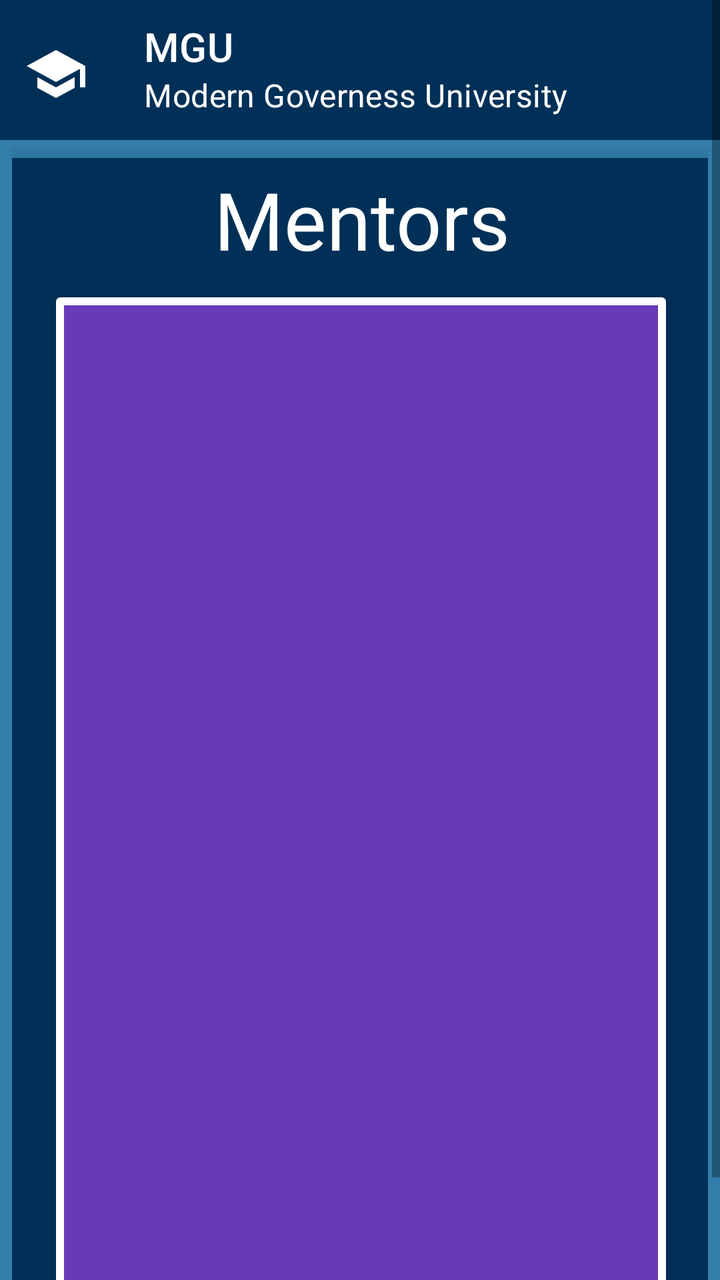
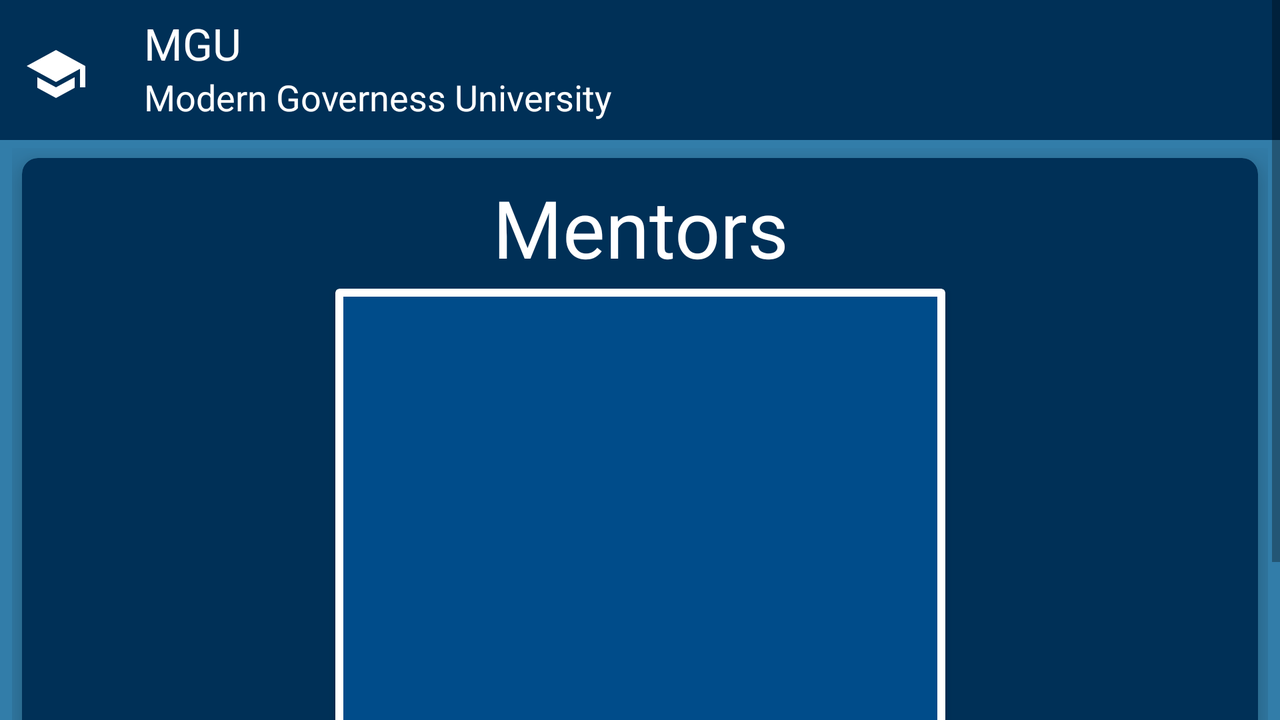

Two renders of one Android screen. The first uses the default layout on a phone; the second uses the alternative layout the repository ships for a different screen configuration, on a matching device. The two XML files are below.
<!-- AndroidManifest.xml: application theme Theme.MyGreatUniversity.NoActionBar -->
<!-- res/layout/activity_mentor_view.xml -->
<?xml version="1.0" encoding="utf-8"?>
<androidx.constraintlayout.widget.ConstraintLayout xmlns:android="http://schemas.android.com/apk/res/android"
    xmlns:app="http://schemas.android.com/apk/res-auto"
    xmlns:tools="http://schemas.android.com/tools"
    android:layout_width="match_parent"
    android:layout_height="match_parent"
    android:background="@color/WguLightBlue"
    tools:context=".UI.MentorView">

    <ScrollView
        android:layout_width="match_parent"
        android:layout_height="match_parent"
        app:layout_constraintBottom_toBottomOf="parent"
        app:layout_constraintEnd_toEndOf="parent"
        app:layout_constraintHorizontal_bias="0.0"
        app:layout_constraintStart_toStartOf="parent"
        app:layout_constraintTop_toTopOf="parent"
        app:layout_constraintVertical_bias="1.0">

        <LinearLayout
            android:layout_width="match_parent"
            android:layout_height="wrap_content"
            android:background="@color/WguLightBlue"
            android:orientation="vertical">

            <androidx.appcompat.widget.Toolbar
                android:id="@+id/toolbar"
                android:layout_width="match_parent"
                android:layout_height="wrap_content"
                android:background="?attr/colorPrimary"
                android:minHeight="70dp"
                android:paddingTop="2dp"
                android:paddingBottom="4dp"
                android:theme="@style/Theme.MyGreatUniversity.NoActionBar"
                app:navigationIcon="@drawable/toolbar_icon_medium"
                app:subtitle="@string/menubar_subtitle"
                app:subtitleTextColor="@color/White"
                app:title="MGU"
                app:titleTextColor="@color/White" />

            <androidx.constraintlayout.widget.ConstraintLayout
                android:layout_width="match_parent"
                android:layout_height="wrap_content"
                android:layout_marginLeft="6dp"
                android:layout_marginTop="4dp"
                android:layout_marginRight="6dp">

                <androidx.cardview.widget.CardView
                    android:layout_width="385dp"
                    android:layout_height="612dp"
                    android:layout_margin="5dp"
                    android:scrollbarAlwaysDrawVerticalTrack="true"
                    app:cardBackgroundColor="@color/WguBlue"
                    app:cardCornerRadius="8dp"
                    app:cardElevation="10dp"
                    app:layout_constraintBottom_toBottomOf="parent"
                    app:layout_constraintEnd_toEndOf="parent"
                    app:layout_constraintStart_toStartOf="parent"
                    app:layout_constraintTop_toTopOf="parent">

                    <androidx.constraintlayout.widget.ConstraintLayout
                        android:layout_width="match_parent"
                        android:layout_height="match_parent">

                        <TextView
                            android:id="@+id/term_header"
                            android:layout_width="wrap_content"
                            android:layout_height="wrap_content"
                            android:layout_marginTop="4dp"
                            android:fontFamily="@font/convergence"
                            android:text="@string/mentors"
                            android:textAlignment="center"
                            android:textColor="@color/White"
                            android:textSize="40sp"
                            android:typeface="normal"
                            app:layout_constraintEnd_toEndOf="parent"
                            app:layout_constraintStart_toStartOf="parent"
                            app:layout_constraintTop_toTopOf="parent" />

                        <androidx.constraintlayout.widget.ConstraintLayout
                            android:layout_width="385dp"
                            android:layout_height="550dp"
                            android:padding="4dp"
                            app:layout_constraintBottom_toBottomOf="parent"
                            app:layout_constraintEnd_toEndOf="parent"
                            app:layout_constraintStart_toStartOf="parent"
                            app:layout_constraintTop_toBottomOf="@+id/term_header">

                            <androidx.cardview.widget.CardView
                                android:layout_width="305dp"
                                android:layout_height="530dp"
                                app:layout_constraintBottom_toBottomOf="parent"
                                app:layout_constraintEnd_toEndOf="parent"
                                app:layout_constraintStart_toStartOf="parent"
                                app:layout_constraintTop_toTopOf="parent">

                                <androidx.recyclerview.widget.RecyclerView
                                    android:id="@+id/mentorListRecyclerView"
                                    android:layout_width="match_parent"
                                    android:layout_height="523dp"
                                    android:layout_margin="4dp"
                                    android:background="#673AB7"
                                    android:scrollbarAlwaysDrawVerticalTrack="true"
                                    android:scrollbars="vertical" />

                            </androidx.cardview.widget.CardView>
                        </androidx.constraintlayout.widget.ConstraintLayout>
                    </androidx.constraintlayout.widget.ConstraintLayout>

                </androidx.cardview.widget.CardView>
            </androidx.constraintlayout.widget.ConstraintLayout>

        </LinearLayout>


    </ScrollView>

</androidx.constraintlayout.widget.ConstraintLayout>
<!-- resources referenced by this layout -->
<resources>
  <color name="WguBlue">#003057</color>
  <color name="WguLightBlue">#327DA9</color>
  <color name="White">#FFF</color>
  <!-- drawable toolbar_icon_medium (drawable) -->
  <vector android:height="32dp" android:tint="#FFFFFF"
      android:viewportHeight="24" android:viewportWidth="24"
      android:width="32dp" xmlns:android="http://schemas.android.com/apk/res/android">
      <path android:fillColor="@android:color/white" android:pathData="M5,13.18v4L12,21l7,-3.82v-4L12,17l-7,-3.82zM12,3L1,9l11,6 9,-4.91V17h2V9L12,3z"/>
  </vector>
  <string name="mentors">Mentors</string>
  <string name="menubar_subtitle">Modern Governess University</string>
  <style name="Theme.MyGreatUniversity.NoActionBar" parent="Theme.MaterialComponents.DayNight.NoActionBar">
          
          <item name="colorPrimary">@color/WguBlue</item>
          <item name="colorPrimaryVariant">@color/WguBolderBlue</item>
          <item name="colorOnPrimary">@color/NeutralWhite</item>
          
          <item name="colorSecondary">@color/NeutralGray</item>
          <item name="colorSecondaryVariant">@color/NeutralLightGray</item>
          <item name="colorOnSecondary">@color/NeutralGray</item>
          
          <item name="android:statusBarColor" tools:targetApi="l">?attr/colorPrimaryVariant</item>
          
      </style>
  <color name="WguBolderBlue">#004C8A</color>
  <color name="NeutralWhite">#D0D0CD</color>
  <color name="NeutralGray">#404048</color>
  <color name="NeutralLightGray">#62666A</color>
</resources>
<!-- res/layout-land/activity_mentor_view.xml (the repository's variant of the layout above) -->
<!-- drawn on the phone turned sideways -->
<?xml version="1.0" encoding="utf-8"?>
<androidx.constraintlayout.widget.ConstraintLayout xmlns:android="http://schemas.android.com/apk/res/android"
    xmlns:app="http://schemas.android.com/apk/res-auto"
    xmlns:tools="http://schemas.android.com/tools"
    android:layout_width="match_parent"
    android:layout_height="match_parent"
    android:background="@color/WguLightBlue"
    tools:context=".UI.MentorView">

    <ScrollView
        android:layout_width="match_parent"
        android:layout_height="match_parent"
        app:layout_constraintBottom_toBottomOf="parent"
        app:layout_constraintEnd_toEndOf="parent"
        app:layout_constraintHorizontal_bias="0.0"
        app:layout_constraintStart_toStartOf="parent"
        app:layout_constraintTop_toTopOf="parent"
        app:layout_constraintVertical_bias="1.0">

        <LinearLayout
            android:layout_width="match_parent"
            android:layout_height="wrap_content"
            android:background="@color/WguLightBlue"
            android:orientation="vertical">

            <androidx.appcompat.widget.Toolbar
                android:id="@+id/toolbar"
                android:layout_width="match_parent"
                android:layout_height="wrap_content"
                android:background="?attr/colorPrimary"
                android:minHeight="70dp"
                android:paddingTop="2dp"
                android:paddingBottom="4dp"
                android:theme="@style/Theme.MyGreatUniversity.NoActionBar"
                app:navigationIcon="@drawable/toolbar_icon_medium"
                app:subtitle="@string/menubar_subtitle"
                app:subtitleTextAppearance="@style/TextAppearance.AppCompat.Medium"
                app:subtitleTextColor="@color/White"
                app:title="MGU"
                app:titleTextAppearance="@style/TextAppearance.AppCompat.Large"
                app:titleTextColor="@color/White" />

            <androidx.constraintlayout.widget.ConstraintLayout
                android:layout_width="match_parent"
                android:layout_height="wrap_content"
                android:layout_marginLeft="6dp"
                android:layout_marginTop="4dp"
                android:layout_marginRight="6dp">

                <androidx.cardview.widget.CardView
                    android:layout_width="0dp"
                    android:layout_height="wrap_content"
                    android:layout_margin="5dp"
                    android:scrollbarAlwaysDrawVerticalTrack="true"
                    app:cardBackgroundColor="@color/WguBlue"
                    app:cardCornerRadius="8dp"
                    app:cardElevation="10dp"
                    app:layout_constraintBottom_toBottomOf="parent"
                    app:layout_constraintEnd_toEndOf="parent"
                    app:layout_constraintStart_toStartOf="parent"
                    app:layout_constraintTop_toTopOf="parent">

                    <androidx.constraintlayout.widget.ConstraintLayout
                        android:layout_width="match_parent"
                        android:layout_height="match_parent">

                        <TextView
                            android:id="@+id/course_label"
                            android:layout_width="wrap_content"
                            android:layout_height="wrap_content"
                            android:layout_marginTop="8dp"
                            android:fontFamily="@font/convergence"
                            android:text="@string/mentors"
                            android:textAlignment="center"
                            android:textColor="@color/White"
                            android:textSize="40sp"
                            android:typeface="normal"
                            app:layout_constraintEnd_toEndOf="parent"
                            app:layout_constraintStart_toStartOf="parent"
                            app:layout_constraintTop_toTopOf="parent" />

                        <androidx.constraintlayout.widget.ConstraintLayout
                            android:layout_width="385dp"
                            android:layout_height="wrap_content"
                            android:padding="4dp"
                            app:layout_constraintBottom_toBottomOf="parent"
                            app:layout_constraintEnd_toEndOf="parent"
                            app:layout_constraintStart_toStartOf="parent"
                            app:layout_constraintTop_toBottomOf="@+id/course_label"
                            app:layout_constraintVertical_bias="0.0">

                            <androidx.cardview.widget.CardView
                                android:layout_width="305dp"
                                android:layout_height="wrap_content"
                                app:layout_constraintBottom_toBottomOf="parent"
                                app:layout_constraintEnd_toEndOf="parent"
                                app:layout_constraintStart_toStartOf="parent"
                                app:layout_constraintTop_toTopOf="parent"
                                app:layout_constraintVertical_bias="0.0">

                                <androidx.recyclerview.widget.RecyclerView
                                    android:id="@+id/mentorListRecyclerView"
                                    android:layout_width="match_parent"
                                    android:layout_height="300dp"
                                    android:layout_margin="4dp"
                                    android:background="@color/WguBolderBlue"
                                    android:paddingHorizontal="4dp"
                                    android:paddingVertical="4dp"
                                    android:paddingLeft="2dp"
                                    android:paddingTop="5dp"
                                    android:paddingRight="2dp"
                                    android:scrollbarAlwaysDrawVerticalTrack="true"
                                    android:scrollbars="vertical"
                                    tools:listitem="@layout/mentor_list_item" />

                            </androidx.cardview.widget.CardView>
                        </androidx.constraintlayout.widget.ConstraintLayout>
                    </androidx.constraintlayout.widget.ConstraintLayout>

                </androidx.cardview.widget.CardView>
            </androidx.constraintlayout.widget.ConstraintLayout>

        </LinearLayout>


    </ScrollView>

</androidx.constraintlayout.widget.ConstraintLayout>
<!-- res/layout/mentor_list_item.xml (included above) -->
<?xml version="1.0" encoding="utf-8"?>
<androidx.constraintlayout.widget.ConstraintLayout xmlns:android="http://schemas.android.com/apk/res/android"
    xmlns:app="http://schemas.android.com/apk/res-auto"
    xmlns:tools="http://schemas.android.com/tools"
    android:layout_width="match_parent"
    android:layout_height="wrap_content"

    android:layout_marginHorizontal="3dp"
    android:layout_marginVertical="1.9dp"
    android:background="@drawable/rounded">

    <TextView
        android:id="@+id/mentorListItemTextView"
        style="@style/Widget.AppCompat.TextView"
        android:layout_width="match_parent"
        android:layout_height="32dp"
        android:layout_marginTop="4dp"
        android:autoSizeMinTextSize="80dp"
        android:fontFamily="@font/convergence"
        android:gravity="center_horizontal"
        android:paddingVertical="3dp"
        android:shadowColor="#000000"
        android:shadowDx="1.5"
        android:shadowDy="1.3"
        android:shadowRadius="1.6"
        android:text="TextView"
        android:textAlignment="center"
        android:textColor="@color/material_dynamic_primary99"
        android:textSize="16sp"
        android:textStyle="normal"
        app:layout_constraintStart_toStartOf="parent"
        app:layout_constraintTop_toTopOf="parent" />
</androidx.constraintlayout.widget.ConstraintLayout>
<!-- resources referenced by the variant -->
<!-- as the phone turned sideways resolves them -->
<resources>
  <color name="WguBlue">#003057</color>
  <color name="WguBolderBlue">#004C8A</color>
  <color name="WguLightBlue">#327DA9</color>
  <color name="White">#FFF</color>
  <!-- drawable rounded (drawable) -->
  <shape xmlns:android="http://schemas.android.com/apk/res/android">
      <solid android:color="@color/WguLightBlue"/>
      <stroke android:width="1.8dp" android:color="#E4E9EF"/>
      <corners android:radius="8dp"/>
      <padding android:left="0dp" android:top="0dp" android:right="0dp" android:bottom="0dp" />
  </shape>
  <!-- drawable toolbar_icon_medium (drawable) -->
  <vector android:height="32dp" android:tint="#FFFFFF"
      android:viewportHeight="24" android:viewportWidth="24"
      android:width="32dp" xmlns:android="http://schemas.android.com/apk/res/android">
      <path android:fillColor="@android:color/white" android:pathData="M5,13.18v4L12,21l7,-3.82v-4L12,17l-7,-3.82zM12,3L1,9l11,6 9,-4.91V17h2V9L12,3z"/>
  </vector>
  <string name="mentors">Mentors</string>
  <string name="menubar_subtitle">Modern Governess University</string>
  <style name="Theme.MyGreatUniversity.NoActionBar" parent="Theme.MaterialComponents.DayNight.NoActionBar">
          
          <item name="colorPrimary">@color/WguBlue</item>
          <item name="colorPrimaryVariant">@color/WguBolderBlue</item>
          <item name="colorOnPrimary">@color/NeutralWhite</item>
          
          <item name="colorSecondary">@color/NeutralGray</item>
          <item name="colorSecondaryVariant">@color/NeutralLightGray</item>
          <item name="colorOnSecondary">@color/NeutralGray</item>
          
          <item name="android:statusBarColor" tools:targetApi="l">?attr/colorPrimaryVariant</item>
          
      </style>
  <color name="NeutralWhite">#D0D0CD</color>
  <color name="NeutralGray">#404048</color>
  <color name="NeutralLightGray">#62666A</color>
</resources>
